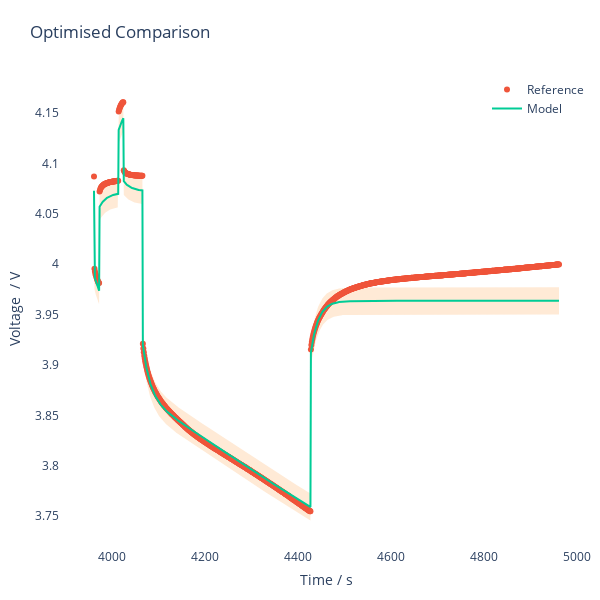

Source (notebook cell):
### Code cell
pybop.plot.quick(problem, problem_inputs=results.x, title="Optimised Comparison");

### Figure 1 — Plotly figure (JSON) as saved in the notebook; plotly's stock layout.template omitted (floating-point values rounded to 4 significant figures; data arrays with more than 128 entries replaced by an {"elided": "..."} marker saying what was removed)
{"data": [{"fill": "toself", "fillcolor": "rgba(255,229,204,0.8)", "hoverinfo": "skip", "line": {"color": "rgba(255,255,255,0)"}, "showlegend": false, "type": "scatter", "x": {"elided": "2000 int values"}, "y": {"elided": "2000 float values"}}, {"mode": "markers", "name": "Reference", "showlegend": true, "type": "scatter", "x": {"elided": "1000 int values"}, "y": {"elided": "1000 float values"}}, {"mode": "lines", "name": "Model", "showlegend": true, "type": "scatter", "x": {"elided": "1000 int values"}, "y": {"elided": "1000 float values"}}], "layout": {"autosize": false, "height": 600, "legend": {"font": {"size": 12}, "x": 1, "xanchor": "right", "y": 1, "yanchor": "top"}, "margin": {"b": 10, "l": 10, "pad": 4, "r": 10, "t": 75}, "plot_bgcolor": "white", "showlegend": true, "title": {"text": "Optimised Comparison"}, "width": 600, "xaxis": {"exponentformat": "e", "showexponent": "last", "tickfont": {"size": 12}, "title": {"text": "Time / s"}}, "yaxis": {"exponentformat": "e", "showexponent": "last", "tickfont": {"size": 12}, "title": {"text": "Voltage  / V"}}}}
